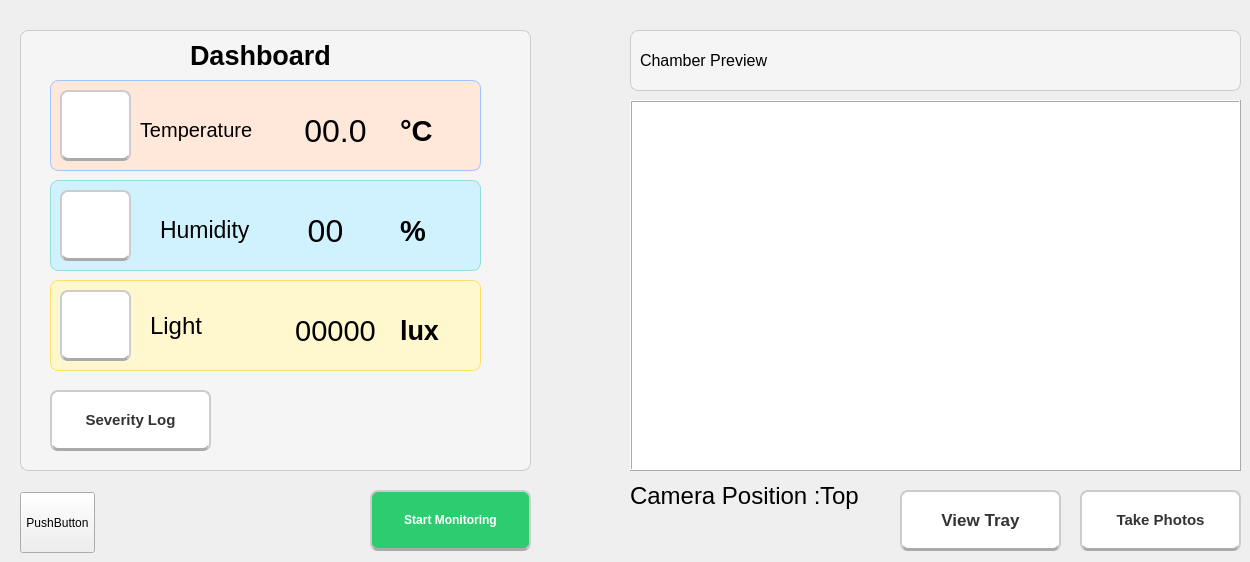
    <widget class="QWidget" name="dashboardPage">
     <widget class="QLabel" name="actPosition">
      <property name="geometry">
       <rect>
        <x>820</x>
        <y>480</y>
        <width>41</width>
        <height>31</height>
       </rect>
      </property>
      <property name="font">
       <font>
        <pointsize>18</pointsize>
       </font>
      </property>
      <property name="text">
       <string>Top</string>
      </property>
     </widget>
     <widget class="QLabel" name="cameraHome">
      <property name="geometry">
       <rect>
        <x>630</x>
        <y>100</y>
        <width>611</width>
        <height>371</height>
       </rect>
      </property>
      <property name="styleSheet">
       <string notr="true">background-color:white;</string>
      </property>
      <property name="frameShape">
       <enum>QFrame::Box</enum>
      </property>
      <property name="frameShadow">
       <enum>QFrame::Raised</enum>
      </property>
      <property name="text">
       <string/>
      </property>
     </widget>
     <widget class="QPushButton" name="takePhoto">
      <property name="geometry">
       <rect>
        <x>1080</x>
        <y>490</y>
        <width>161</width>
        <height>61</height>
       </rect>
      </property>
      <property name="font">
       <font>
        <pointsize>11</pointsize>
        <weight>75</weight>
        <bold>true</bold>
       </font>
      </property>
      <property name="styleSheet">
       <string notr="true">background-color: white;
    color: #333;
    border: 2px solid #ccc;
    border-radius: 8px;
    padding: 8px 16px;
    font-weight: bold;
    /* Bayangan halus */
    border-bottom: 3px solid #aaa;</string>
      </property>
      <property name="text">
       <string>Take Photos</string>
      </property>
      <property name="icon">
       <iconset>
        <normaloff>C:/Users/VICTUS/Downloads/camera-icon-2048x1821-0b66mmq3.png</normaloff>C:/Users/VICTUS/Downloads/camera-icon-2048x1821-0b66mmq3.png</iconset>
      </property>
      <property name="iconSize">
       <size>
        <width>30</width>
        <height>30</height>
       </size>
      </property>
     </widget>
     <widget class="QLabel" name="positionTitle">
      <property name="geometry">
       <rect>
        <x>630</x>
        <y>480</y>
        <width>191</width>
        <height>31</height>
       </rect>
      </property>
      <property name="font">
       <font>
        <pointsize>18</pointsize>
       </font>
      </property>
      <property name="text">
       <string>Camera Position :</string>
      </property>
     </widget>
     <widget class="QPushButton" name="viewTray">
      <property name="geometry">
       <rect>
        <x>900</x>
        <y>490</y>
        <width>161</width>
        <height>61</height>
       </rect>
      </property>
      <property name="font">
       <font>
        <pointsize>13</pointsize>
        <weight>75</weight>
        <bold>true</bold>
       </font>
      </property>
      <property name="styleSheet">
       <string notr="true">background-color: white;
    color: #333;
    border: 2px solid #ccc;
    border-radius: 8px;
    padding: 8px 16px;
    font-weight: bold;
    /* Bayangan halus */
    border-bottom: 3px solid #aaa;</string>
      </property>
      <property name="text">
       <string>View Tray</string>
      </property>
      <property name="icon">
       <iconset>
        <normaloff>C:/Users/VICTUS/Downloads/download (13).png</normaloff>C:/Users/VICTUS/Downloads/download (13).png</iconset>
      </property>
      <property name="iconSize">
       <size>
        <width>40</width>
        <height>40</height>
       </size>
      </property>
     </widget>
     <widget class="QFrame" name="dashboardFrame">
      <property name="geometry">
       <rect>
        <x>20</x>
        <y>30</y>
        <width>511</width>
        <height>441</height>
       </rect>
      </property>
      <property name="font">
       <font>
        <pointsize>1</pointsize>
       </font>
      </property>
      <property name="autoFillBackground">
       <bool>false</bool>
      </property>
      <property name="styleSheet">
       <string notr="true">background-color: #f5f5f5;
border: 1px solid #cccccc;
border-radius: 8px;
</string>
      </property>
      <property name="frameShape">
       <enum>QFrame::Box</enum>
      </property>
      <property name="frameShadow">
       <enum>QFrame::Raised</enum>
      </property>
      <property name="lineWidth">
       <number>0</number>
      </property>
      <property name="midLineWidth">
       <number>0</number>
      </property>
      <widget class="QPushButton" name="toSeverityPage">
       <property name="geometry">
        <rect>
         <x>30</x>
         <y>360</y>
         <width>161</width>
         <height>61</height>
        </rect>
       </property>
       <property name="font">
        <font>
         <pointsize>11</pointsize>
         <weight>75</weight>
         <bold>true</bold>
         <strikeout>false</strikeout>
        </font>
       </property>
       <property name="cursor">
        <cursorShape>OpenHandCursor</cursorShape>
       </property>
       <property name="layoutDirection">
        <enum>Qt::LeftToRight</enum>
       </property>
       <property name="autoFillBackground">
        <bool>false</bool>
       </property>
       <property name="styleSheet">
        <string notr="true">background-color: white;
    color: #333;
    border: 2px solid #ccc;
    border-radius: 8px;
    padding: 8px 16px;
    font-weight: bold;
    /* Bayangan halus */
    border-bottom: 3px solid #aaa;</string>
       </property>
       <property name="text">
        <string>Severity Log</string>
       </property>
       <property name="icon">
        <iconset>
         <normaloff>C:/Users/VICTUS/Downloads/6244686.png</normaloff>C:/Users/VICTUS/Downloads/6244686.png</iconset>
       </property>
       <property name="iconSize">
        <size>
         <width>30</width>
         <height>30</height>
        </size>
       </property>
      </widget>
      <widget class="QFrame" name="frameHum">
       <property name="geometry">
        <rect>
         <x>30</x>
         <y>150</y>
         <width>431</width>
         <height>91</height>
        </rect>
       </property>
       <property name="styleSheet">
        <string notr="true">background-color: #d0f2ff;
border: 1px solid #90e0d5;
border-radius: 8px;
</string>
       </property>
       <property name="frameShape">
        <enum>QFrame::StyledPanel</enum>
       </property>
       <property name="frameShadow">
        <enum>QFrame::Raised</enum>
       </property>
       <widget class="QLabel" name="actualHumUnit">
        <property name="geometry">
         <rect>
          <x>350</x>
          <y>30</y>
          <width>51</width>
          <height>41</height>
         </rect>
        </property>
        <property name="font">
         <font>
          <pointsize>22</pointsize>
          <weight>75</weight>
          <bold>true</bold>
         </font>
        </property>
        <property name="styleSheet">
         <string notr="true">border: none;
</string>
        </property>
        <property name="text">
         <string>%</string>
        </property>
       </widget>
       <widget class="QLabel" name="actualHumVal">
        <property name="geometry">
         <rect>
          <x>250</x>
          <y>30</y>
          <width>51</width>
          <height>41</height>
         </rect>
        </property>
        <property name="font">
         <font>
          <pointsize>24</pointsize>
          <weight>50</weight>
          <bold>false</bold>
         </font>
        </property>
        <property name="styleSheet">
         <string notr="true">border: none;
</string>
        </property>
        <property name="text">
         <string>00</string>
        </property>
        <property name="alignment">
         <set>Qt::AlignCenter</set>
        </property>
       </widget>
       <widget class="QLabel" name="humTitle">
        <property name="geometry">
         <rect>
          <x>110</x>
          <y>34</y>
          <width>131</width>
          <height>31</height>
         </rect>
        </property>
        <property name="font">
         <font>
          <pointsize>17</pointsize>
         </font>
        </property>
        <property name="styleSheet">
         <string notr="true">border: none;
</string>
        </property>
        <property name="text">
         <string>Humidity</string>
        </property>
       </widget>
       <widget class="QPushButton" name="toHumPage">
        <property name="geometry">
         <rect>
          <x>10</x>
          <y>10</y>
          <width>71</width>
          <height>71</height>
         </rect>
        </property>
        <property name="font">
         <font>
          <pointsize>20</pointsize>
          <weight>75</weight>
          <bold>true</bold>
         </font>
        </property>
        <property name="autoFillBackground">
         <bool>false</bool>
        </property>
        <property name="styleSheet">
         <string notr="true">background-color: white;
    color: #333;
    border: 2px solid #ccc;
    border-radius: 8px;
    padding: 8px 16px;
    font-weight: bold;
    /* Bayangan halus */
    border-bottom: 3px solid #aaa;</string>
        </property>
        <property name="text">
         <string/>
        </property>
        <property name="icon">
         <iconset>
          <normaloff>download-removebg-preview (1) (1).png</normaloff>download-removebg-preview (1) (1).png</iconset>
        </property>
        <property name="iconSize">
         <size>
          <width>65</width>
          <height>65</height>
         </size>
        </property>
       </widget>
      </widget>
      <widget class="QFrame" name="frameLight">
       <property name="geometry">
        <rect>
         <x>30</x>
         <y>250</y>
         <width>431</width>
         <height>91</height>
        </rect>
       </property>
       <property name="styleSheet">
        <string notr="true">background-color: #fff7cd;
border: 1px solid #ffe066;
border-radius: 8px;
</string>
       </property>
       <property name="frameShape">
        <enum>QFrame::StyledPanel</enum>
       </property>
       <property name="frameShadow">
        <enum>QFrame::Raised</enum>
       </property>
       <widget class="QLabel" name="actualLightUnit">
        <property name="geometry">
         <rect>
          <x>350</x>
          <y>30</y>
          <width>61</width>
          <height>41</height>
         </rect>
        </property>
        <property name="font">
         <font>
          <pointsize>20</pointsize>
          <weight>75</weight>
          <bold>true</bold>
         </font>
        </property>
        <property name="styleSheet">
         <string notr="true">border: none;
</string>
        </property>
        <property name="text">
         <string>lux</string>
        </property>
       </widget>
       <widget class="QLabel" name="lightTitle">
        <property name="geometry">
         <rect>
          <x>100</x>
          <y>30</y>
          <width>61</width>
          <height>31</height>
         </rect>
        </property>
        <property name="font">
         <font>
          <pointsize>18</pointsize>
         </font>
        </property>
        <property name="styleSheet">
         <string notr="true">border: none;
</string>
        </property>
        <property name="text">
         <string>Light</string>
        </property>
       </widget>
       <widget class="QPushButton" name="toLightPage">
        <property name="geometry">
         <rect>
          <x>10</x>
          <y>10</y>
          <width>71</width>
          <height>71</height>
         </rect>
        </property>
        <property name="font">
         <font>
          <pointsize>20</pointsize>
          <weight>75</weight>
          <bold>true</bold>
         </font>
        </property>
        <property name="autoFillBackground">
         <bool>false</bool>
        </property>
        <property name="styleSheet">
         <string notr="true">background-color: white;
    color: #333;
    border: 2px solid #ccc;
    border-radius: 8px;
    padding: 8px 16px;
    font-weight: bold;
    /* Bayangan halus */
    border-bottom: 3px solid #aaa;</string>
        </property>
        <property name="text">
         <string/>
        </property>
        <property name="icon">
         <iconset>
          <normaloff>istockphoto-1191750833-170667a-removebg-preview (1).png</normaloff>istockphoto-1191750833-170667a-removebg-preview (1).png</iconset>
        </property>
        <property name="iconSize">
         <size>
          <width>65</width>
          <height>65</height>
         </size>
        </property>
       </widget>
       <widget class="QLabel" name="actualLightVal">
        <property name="geometry">
         <rect>
          <x>230</x>
          <y>30</y>
          <width>111</width>
          <height>41</height>
         </rect>
        </property>
        <property name="font">
         <font>
          <pointsize>22</pointsize>
          <weight>50</weight>
          <bold>false</bold>
         </font>
        </property>
        <property name="styleSheet">
         <string notr="true">border: none;
</string>
        </property>
        <property name="text">
         <string>00000</string>
        </property>
        <property name="alignment">
         <set>Qt::AlignCenter</set>
        </property>
       </widget>
      </widget>
      <widget class="QFrame" name="frameTemp">
       <property name="geometry">
        <rect>
         <x>30</x>
         <y>50</y>
         <width>431</width>
         <height>91</height>
        </rect>
       </property>
       <property name="styleSheet">
        <string notr="true">background-color: #ffe8da;
border: 1px solid #a0c4ff;
border-radius: 8px;

</string>
       </property>
       <property name="frameShape">
        <enum>QFrame::StyledPanel</enum>
       </property>
       <property name="frameShadow">
        <enum>QFrame::Raised</enum>
       </property>
       <widget class="QLabel" name="actualTempUnit">
        <property name="geometry">
         <rect>
          <x>350</x>
          <y>30</y>
          <width>71</width>
          <height>41</height>
         </rect>
        </property>
        <property name="font">
         <font>
          <pointsize>22</pointsize>
          <weight>75</weight>
          <bold>true</bold>
         </font>
        </property>
        <property name="styleSheet">
         <string notr="true">border: none;
</string>
        </property>
        <property name="text">
         <string>°C</string>
        </property>
       </widget>
       <widget class="QPushButton" name="toTempPage">
        <property name="geometry">
         <rect>
          <x>10</x>
          <y>10</y>
          <width>71</width>
          <height>71</height>
         </rect>
        </property>
        <property name="font">
         <font>
          <pointsize>20</pointsize>
          <weight>75</weight>
          <bold>true</bold>
         </font>
        </property>
        <property name="autoFillBackground">
         <bool>false</bool>
        </property>
        <property name="styleSheet">
         <string notr="true">background-color: white;
    color: #333;
    border: 2px solid #ccc;
    border-radius: 8px;
    padding: 8px 16px;
    font-weight: bold;
    /* Bayangan halus */
    border-bottom: 3px solid #aaa;</string>
        </property>
        <property name="text">
         <string/>
        </property>
        <property name="icon">
         <iconset>
          <normaloff>celsius-temperature-rounded-icon-vector-6461308-removebg-preview (1) (1).png</normaloff>celsius-temperature-rounded-icon-vector-6461308-removebg-preview (1) (1).png</iconset>
        </property>
        <property name="iconSize">
         <size>
          <width>60</width>
          <height>59</height>
         </size>
        </property>
       </widget>
       <widget class="QLabel" name="tempTitle">
        <property name="geometry">
         <rect>
          <x>90</x>
          <y>34</y>
          <width>151</width>
          <height>31</height>
         </rect>
        </property>
        <property name="font">
         <font>
          <pointsize>15</pointsize>
         </font>
        </property>
        <property name="styleSheet">
         <string notr="true">border: none;
</string>
        </property>
        <property name="text">
         <string>Temperature</string>
        </property>
       </widget>
       <widget class="QLabel" name="actualTempVal">
        <property name="geometry">
         <rect>
          <x>240</x>
          <y>30</y>
          <width>91</width>
          <height>41</height>
         </rect>
        </property>
        <property name="font">
         <font>
          <pointsize>24</pointsize>
          <weight>50</weight>
          <bold>false</bold>
         </font>
        </property>
        <property name="styleSheet">
         <string notr="true">border: none;
</string>
        </property>
        <property name="text">
         <string>00.0</string>
        </property>
        <property name="alignment">
         <set>Qt::AlignCenter</set>
        </property>
       </widget>
      </widget>
      <widget class="QLabel" name="dashboardTitle">
       <property name="geometry">
        <rect>
         <x>170</x>
         <y>10</y>
         <width>151</width>
         <height>31</height>
        </rect>
       </property>
       <property name="font">
        <font>
         <pointsize>20</pointsize>
         <weight>75</weight>
         <bold>true</bold>
        </font>
       </property>
       <property name="styleSheet">
        <string notr="true">border: none;
</string>
       </property>
       <property name="text">
        <string>Dashboard</string>
       </property>
      </widget>
     </widget>
     <widget class="QFrame" name="camFrame">
      <property name="geometry">
       <rect>
        <x>630</x>
        <y>30</y>
        <width>611</width>
        <height>61</height>
       </rect>
      </property>
      <property name="styleSheet">
       <string notr="true">background-color: #f5f5f5;
border: 1px solid #cccccc;
border-radius: 8px;

</string>
      </property>
      <property name="frameShape">
       <enum>QFrame::StyledPanel</enum>
      </property>
      <property name="frameShadow">
       <enum>QFrame::Raised</enum>
      </property>
      <widget class="QLabel" name="dashboardTitle_3">
       <property name="geometry">
        <rect>
         <x>10</x>
         <y>10</y>
         <width>161</width>
         <height>41</height>
        </rect>
       </property>
       <property name="font">
        <font>
         <pointsize>12</pointsize>
         <weight>50</weight>
         <bold>false</bold>
        </font>
       </property>
       <property name="styleSheet">
        <string notr="true">border: none;
</string>
       </property>
       <property name="text">
        <string>Chamber Preview</string>
       </property>
      </widget>
     </widget>
     <widget class="QPushButton" name="startMonitoring">
      <property name="geometry">
       <rect>
        <x>370</x>
        <y>490</y>
        <width>161</width>
        <height>61</height>
       </rect>
      </property>
      <property name="font">
       <font>
        <pointsize>9</pointsize>
        <weight>75</weight>
        <bold>true</bold>
       </font>
      </property>
      <property name="styleSheet">
       <string notr="true">background-color:  #2ecc71;
    color: white;
    border: 2px solid #ccc;
    border-radius: 8px;
    padding: 8px 16px;
    font-weight: bold;
    /* Bayangan halus */
    border-bottom: 3px solid #aaa;</string>
      </property>
      <property name="text">
       <string>Start Monitoring</string>
      </property>
     </widget>
     <widget class="QPushButton" name="pushButton">
      <property name="geometry">
       <rect>
        <x>20</x>
        <y>492</y>
        <width>75</width>
        <height>61</height>
       </rect>
      </property>
      <property name="text">
       <string>PushButton</string>
      </property>
     </widget>
     <zorder>camFrame</zorder>
     <zorder>dashboardFrame</zorder>
     <zorder>actPosition</zorder>
     <zorder>cameraHome</zorder>
     <zorder>takePhoto</zorder>
     <zorder>positionTitle</zorder>
     <zorder>viewTray</zorder>
     <zorder>startMonitoring</zorder>
     <zorder>pushButton</zorder>
    </widget>
